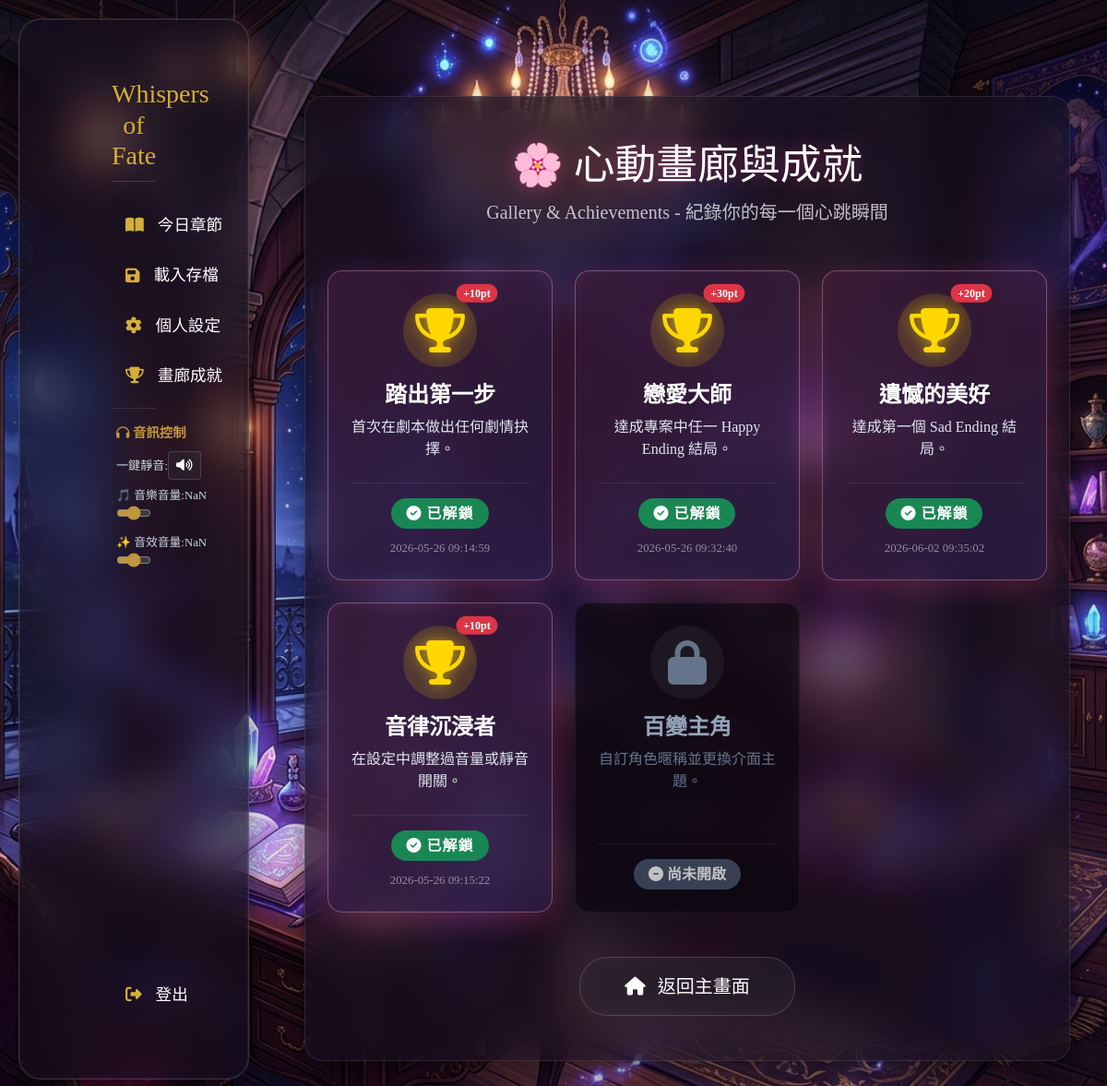
/achievements (signed in), run on an earlier commit of the app's database.
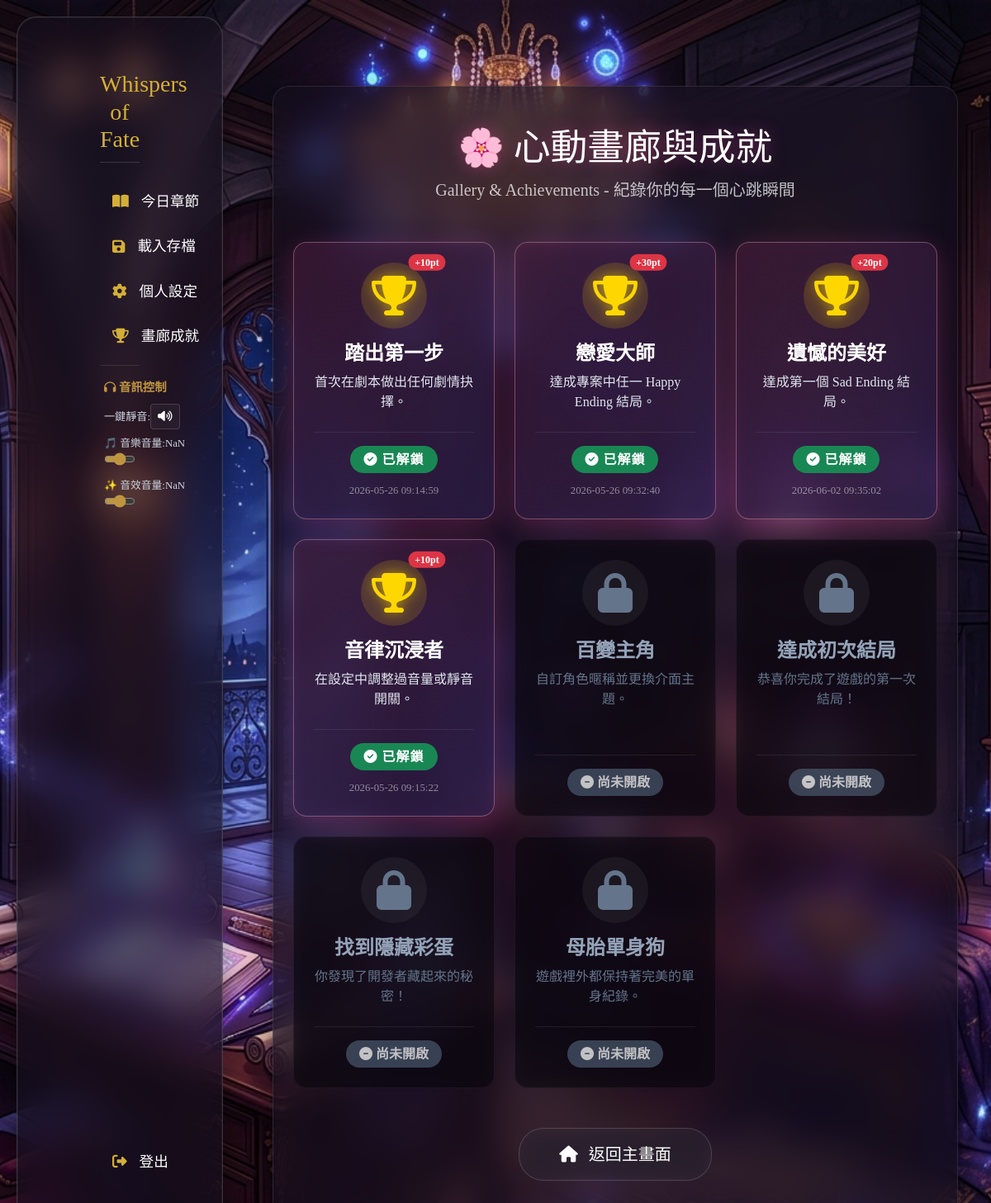
And on a later commit of the database.
### app/models/models.py (models this page shows, shortened)
class Achievement(db.Model):
    __tablename__ = 'achievements'
    id = db.Column(db.Integer, primary_key=True, autoincrement=True)
    title = db.Column(db.String(100), unique=True, nullable=False)
    description = db.Column(db.Text, nullable=False)
    icon_url = db.Column(db.String(200), nullable=True)  # 成就徽章圖片路徑
    points = db.Column(db.Integer, nullable=False, default=10)  # 成就積分
    created_at = db.Column(db.DateTime, nullable=False, default=datetime.utcnow)

class UserAchievement(db.Model):
    __tablename__ = 'user_achievements'
    user_id = db.Column(db.Integer, db.ForeignKey('users.id', ondelete='CASCADE'), primary_key=True)
    achievement_id = db.Column(db.Integer, db.ForeignKey('achievements.id', ondelete='CASCADE'), primary_key=True)
    unlocked_at = db.Column(db.DateTime, nullable=False, default=datetime.utcnow)
    achievement = db.relationship('Achievement', backref='user_unlocks')

### app/routes/user.py (the view)
@user_bp.route('/achievements', methods=['GET'])
def achievements():
    if 'user_id' not in session:
        return redirect(url_for('auth.login'))
    user = User.get_by_id(session['user_id'])
    try:
        with get_db_connection() as conn:
            all_ac = conn.execute("SELECT * FROM achievements").fetchall()
            unlocked = conn.execute("SELECT * FROM user_achievements WHERE user_id = ?", (session['user_id'],)).fetchall()
            unlocked_dict = {ua['achievement_id']: ua['unlocked_at'] for ua in unlocked}
            achievements_data = []
            for ac in all_ac:
                ac_id = ac['id']
                is_unlocked = ac_id in unlocked_dict
                achievements_data.append({
                    'id': ac_id,
                    'title': ac['title'],
                    'description': ac['description'],
                    'badge_url': ac['badge_url'],
                    'points': ac['points'],
                    'unlocked': is_unlocked,
                    'unlocked_at': unlocked_dict.get(ac_id) if is_unlocked else None
                })
    except Exception as e:
        print(f"Error fetching achievements for page: {e}")
        achievements_data = []
    return render_template('user/achievements.html', user=user, achievements=achievements_data)

### app/models/user.py (called while the page is built)
def get_db_connection():
    base_dir = os.path.abspath(os.path.dirname(os.path.dirname(os.path.dirname(__file__))))
    db_path = os.path.join(base_dir, 'instance', 'database.db')
    os.makedirs(os.path.dirname(db_path), exist_ok=True)
    conn = sqlite3.connect(db_path, timeout=30.0)
    conn.row_factory = sqlite3.Row
    return conn

    @staticmethod
    def get_by_id(user_id):
        try:
            with get_db_connection() as conn:
                user = conn.execute("SELECT * FROM users WHERE id = ?", (user_id,)).fetchone()
                return dict(user) if user else None
        except Exception as e:
            print(f"User.get_by_id Error: {e}")
            return None

### app/templates/user/achievements.html (shortened to what this page needs)
{% extends "base.html" %}
{% block content %}
<div class="content-container glass-panel mt-5 px-4 py-5" style="border-radius: 20px; box-shadow: 0 15px 35px rgba(0,0,0,0.5); border: 1px solid rgba(255, 255, 255, 0.1);">
    <h2 class="text-center mb-2 page-title font-title animate-glow" style="color: var(--primary-pink); font-size: 2.8rem; text-shadow: 0 0 20px rgba(236,72,153,0.4);">
        🌸 心動畫廊與成就
    </h2>
    <p class="text-center text-light opacity-75 mb-5 fs-5">Gallery & Achievements - 紀錄你的每一個心跳瞬間</p>
    <div class="row row-cols-1 row-cols-md-2 row-cols-lg-3 g-4">
        {% if achievements %}
            {% for ach in achievements %}
            <div class="col">
                <div class="card h-100 transition-all duration-300 {% if ach.unlocked %}achievement-unlocked{% else %}achievement-locked{% endif %}"
                     style="border-radius: 16px; border: 1px solid {% if ach.unlocked %}rgba(255, 182, 193, 0.35){% else %}rgba(255, 255, 255, 0.05){% endif %};
                            background: {% if ach.unlocked %}linear-gradient(135deg, rgba(236, 72, 153, 0.15), rgba(139, 92, 246, 0.15)){% else %}rgba(0, 0, 0, 0.35){% endif %};
                            backdrop-filter: blur(10px);
                            box-shadow: {% if ach.unlocked %}0 8px 32px rgba(236, 72, 153, 0.25){% else %}none{% endif %};
                            overflow: hidden;
                            transition: transform 0.3s cubic-bezier(0.175, 0.885, 0.32, 1.275), box-shadow 0.3s ease;">
                    <div class="card-body d-flex flex-column align-items-center text-center p-4">
                        <div class="badge-wrapper mb-3 position-relative" style="width: 80px; height: 80px; display: flex; align-items: center; justify-content: center; border-radius: 50%; background: {% if ach.unlocked %}rgba(255, 215, 0, 0.15){% else %}rgba(255,255,255,0.05){% endif %};">
                            {% if ach.unlocked %}
                                <i class="fa-solid fa-trophy fa-3x animate-pulse" style="color: #FFD700; text-shadow: 0 0 15px rgba(255, 215, 0, 0.6);"></i>
                                <span class="position-absolute top-0 start-100 translate-middle badge rounded-pill bg-danger" style="font-size: 0.75rem;">
                                    +{{ ach.points }}pt
                                </span>
                            {% else %}
                                <i class="fa-solid fa-lock fa-3x" style="color: #64748b;"></i>
                            {% endif %}
                        </div>
                        <h4 class="card-title mb-2" style="font-weight: 700; color: {% if ach.unlocked %}#fff{% else %}#94a3b8{% endif %};">
                            {{ ach.title }}
                        </h4>
                        <p class="card-text mb-4 fs-6 flex-grow-1" style="color: {% if ach.unlocked %}#e2e8f0{% else %}#64748b{% endif %}; line-height: 1.5;">
                            {{ ach.description }}
                        </p>
                        <div class="w-100 mt-auto pt-3" style="border-top: 1px solid rgba(255, 255, 255, 0.08);">
                            {% if ach.unlocked %}
                                <span class="badge bg-success px-3 py-2 fs-6 mb-2" style="border-radius: 30px; letter-spacing: 1px;">
                                    <i class="fa-solid fa-circle-check"></i> 已解鎖
                                </span>
                                <div class="text-light opacity-50 mt-1" style="font-size: 0.8rem;">
                                    {{ ach.unlocked_at }}
                                </div>
                            {% else %}
                                <span class="badge bg-secondary px-3 py-2 fs-6 opacity-75" style="border-radius: 30px; background-color: #475569 !important;">
                                    <i class="fa-solid fa-circle-minus"></i> 尚未開啟
                                </span>
                            {% endif %}
                        </div>
                    </div>
                </div>
            </div>
            {% endfor %}
        {% else %}
            <div class="col-12 text-center py-5">
                <i class="fa-solid fa-lock fa-3x mb-3 text-muted"></i>
                <h4 class="text-muted">尚未有任何成就資料。</h4>
            </div>
        {% endif %}
    </div>
    <div class="text-center mt-5">
        <a href="{{ url_for('story.home') }}" class="btn btn-glass btn-lg px-5 py-3 fs-5" style="border-radius: 30px;">
            <i class="fa-solid fa-house me-2"></i> 返回主畫面
        </a>
    </div>
</div>
{% endblock %}

### app/templates/base.html (shortened to what this page needs)
<!DOCTYPE html>
<html lang="zh-Hant">
<head>
    <link href="{{ url_for('static', filename='css/bootstrap.min.css') }}" rel="stylesheet">
    <link rel="stylesheet" href="https://cdnjs.cloudflare.com/ajax/libs/font-awesome/6.4.0/css/all.min.css">
    <link rel="stylesheet" href="{{ url_for('static', filename='css/style.css') }}?v=1.0.3">
</head>
<body>
    {% if session.get('user_id') and not (request.blueprint == 'story' and (request.endpoint == 'story.play_story' or request.endpoint == 'story.show_ending')) %}
    <nav class="sidebar glass-panel">
        <h3 class="section-title">Whispers of Fate</h3>
        <a href="{{ url_for('story.home') }}" class="nav-item">
            <i class="fa-solid fa-book-open"></i> 今日章節
        </a>
        <a href="{{ url_for('save.list_saves') }}" class="nav-item">
            <i class="fa-solid fa-floppy-disk"></i> 載入存檔
        </a>
        <a href="{{ url_for('user.settings') }}" class="nav-item">
            <i class="fa-solid fa-gear"></i> 個人設定
        </a>
        <a href="{{ url_for('user.achievements') }}" class="nav-item">
            <i class="fa-solid fa-trophy"></i> 畫廊成就
        </a>
        <div class="sidebar-audio-panel py-2 mt-2" style="border-top: 1px solid rgba(255,255,255,0.1); margin-inline: 20px; padding-inline: 5px;">
            <p class="text-gold mb-2 mt-2" style="font-size: 0.9rem; font-weight: bold; color: #BF953F; white-space: nowrap;"><i class="fa-solid fa-headphones"></i> 音訊控制</p>
            <div class="d-flex align-items-center mb-2 justify-content-between">
                <span style="font-size: 0.82rem; color: #cbd5e1; white-space: nowrap;">一鍵靜音:</span>
                <button id="btn-mute" class="btn btn-sm btn-glass py-1 px-2" style="border-color: rgba(255,255,255,0.2);" title="切換靜音">
                    <i class="fa-solid fa-volume-high"></i>
                </button>
            </div>
            <div class="mb-2">
                <div class="d-flex justify-content-between" style="font-size: 0.8rem; color: #cbd5e1; white-space: nowrap;">
                    <span>🎵 音樂音量:</span>
                    <span id="bgm-volume-txt">50</span>
                </div>
                <input type="range" id="slider-bgm" class="w-100" min="0" max="1" step="0.05" value="0.5" style="accent-color: #BF953F;">
            </div>
            <div class="mb-2">
                <div class="d-flex justify-content-between" style="font-size: 0.8rem; color: #cbd5e1; white-space: nowrap;">
                    <span>✨ 音效音量:</span>
                    <span id="sfx-volume-txt">80</span>
                </div>
                <input type="range" id="slider-sfx" class="w-100" min="0" max="1" step="0.05" value="0.8" style="accent-color: #BF953F;">
            </div>
        </div>
        <a href="{{ url_for('auth.logout') }}" class="nav-item" style="margin-top: auto;">
            <i class="fa-solid fa-right-from-bracket"></i> 登出
        </a>
    </nav>
    {% endif %}
    <main class="main-content">
        {% block content %}{% endblock %}
    </main>
</body>
</html>

### app/static/css/style.css (style rules this page uses)
:root { --primary-color: #d6336c; --primary-hover: #b22a59; --primary-glow: rgba(214, 51, 108, 0.4); --primary-gold: #D4AF37; --text-light: #ffffff; --text-dim: #FFD700; --bg-dark: #0f0a18; --glass-bg: rgba(20, 15, 30, 0.65); --glass-border: rgba(255, 255, 255, 0.15); --npc-dialogue-bg: rgba(214, 51, 108, 0.2); --npc-dialogue-border: #FF69B4; --player-dialogue-bg: rgba(79, 172, 254, 0.2); --player-dialogue-border: #00d2ff; --dialogue-text-color: #ffffff; --action-text-color: #FFB74D; }
* { margin: 0; padding: 0; box-sizing: border-box; }
body { font-family: 'Noto Serif TC', serif; background-image: url('../images/bg.png'); background-size: cover; background-position: center; background-attachment: fixed; color: var(--text-light); margin: 0; width: 100vw; height: 100vh; overflow: hidden; display: flex; }
.main-content { flex-grow: 1; padding: 40px; display: flex; flex-direction: column; height: 100vh; overflow-y: auto; }
.sidebar { width: 250px; min-width: 250px; flex-shrink: 0; height: calc(100vh - 40px); margin: 20px; padding: 15px 0; display: flex; flex-direction: column; align-items: stretch; overflow-y: auto; scrollbar-width: none; }
.sidebar .nav-item { padding: 10px 20px; margin: 4px 15px; color: var(--text-light); text-decoration: none; font-size: 1.1rem; border-radius: 8px; transition: all 0.3s ease; display: flex; align-items: center; gap: 15px; white-space: nowrap; }
.sidebar .nav-item i { width: 20px; text-align: center; color: var(--primary-gold); }
.sidebar .section-title { text-align: center; color: var(--primary-gold); font-family: 'Cinzel', serif; margin-bottom: 20px; padding-bottom: 10px; border-bottom: 1px solid var(--glass-border); margin-inline: 20px; }
.glass-panel { background: var(--glass-bg); backdrop-filter: blur(20px); -webkit-backdrop-filter: blur(20px); border: 1px solid var(--glass-border); border-radius: 24px; padding: 4rem 5rem; text-align: center; box-shadow: 0 15px 35px rgba(0, 0, 0, 0.4), inset 0 0 0 1px rgba(255, 255, 255, 0.05); animation: floatIn 1.2s cubic-bezier(0.2, 0.8, 0.2, 1) forwards; transform: translateY(30px); opacity: 0; }
.btn-glass { background: rgba(255, 255, 255, 0.05) !important; border: 1px solid var(--glass-border) !important; color: var(--text-light) !important; backdrop-filter: blur(10px); transition: all 0.3s ease; }

What changed in the data, as far as the page shows it:
added Achievement: title "達成初次結局", description "恭喜你完成了遊戲的第一次結局！", shows "尚未開啟"
added Achievement: title "找到隱藏彩蛋", description "你發現了開發者藏起來的秘密！", shows "尚未開啟"
added Achievement: title "母胎單身狗", description "遊戲裡外都保持著完美的單身紀錄。", shows "尚未開啟"
